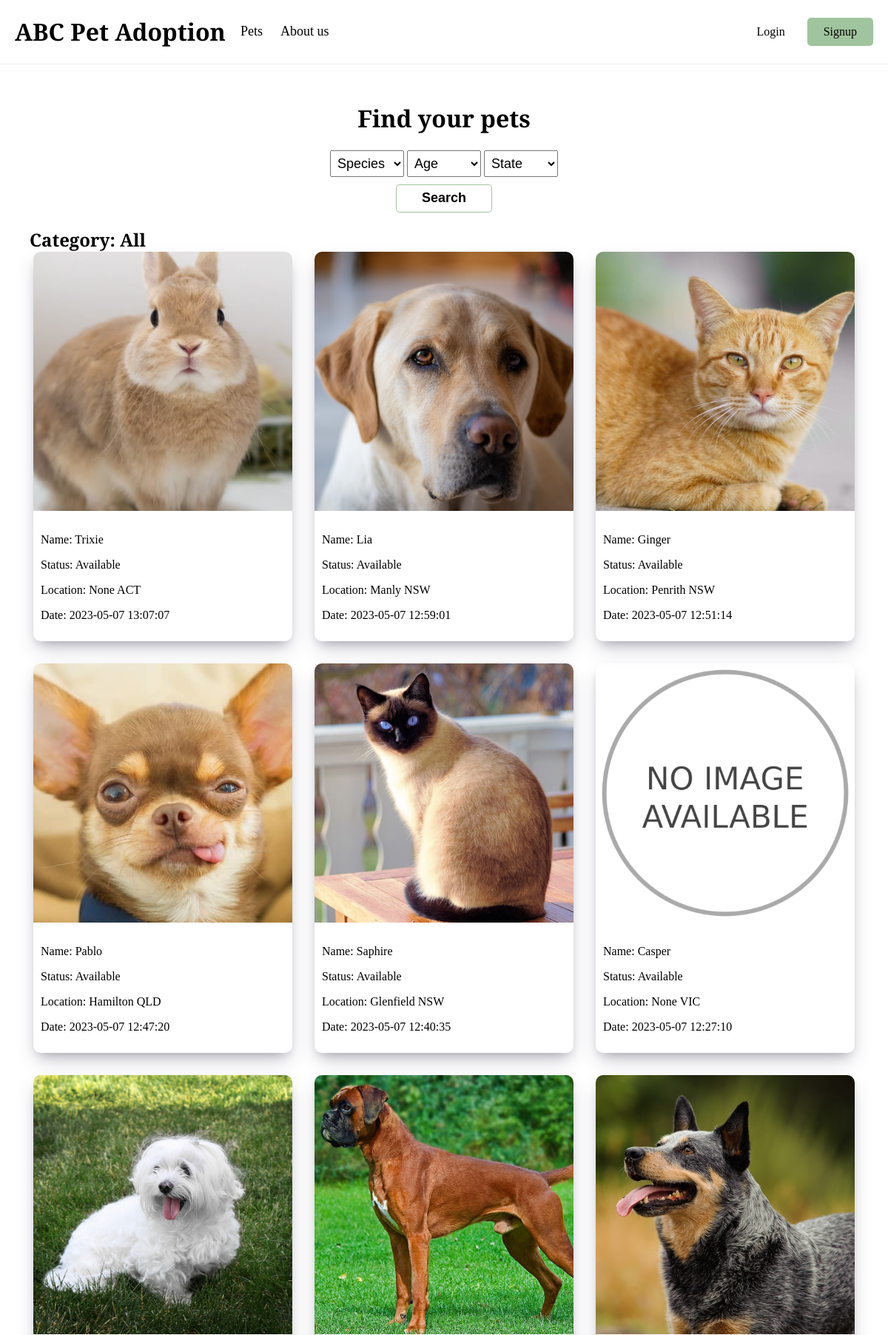
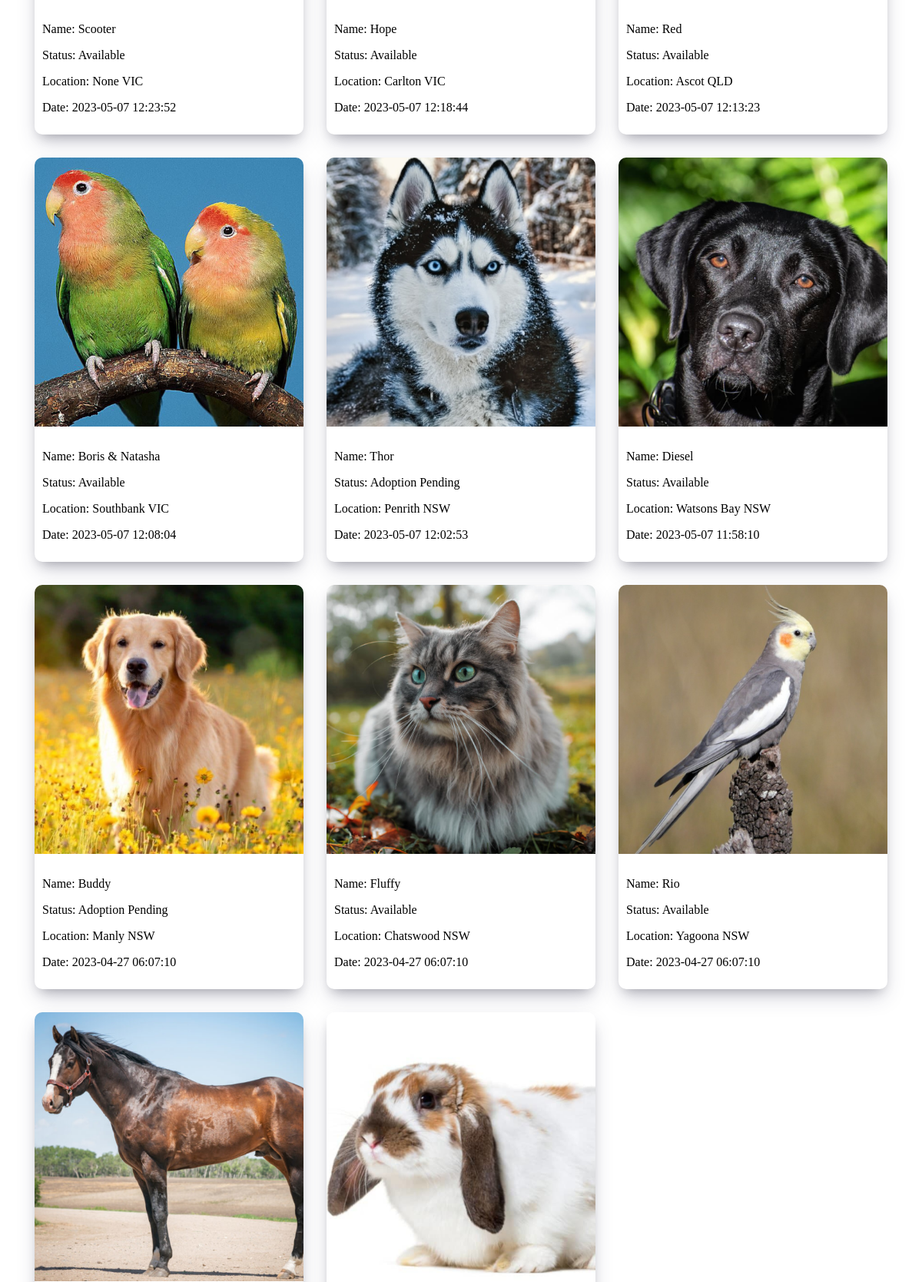
The app's page /pet-list (upper part) with its own data (2 pictures, top to bottom).
### SEF/models.py (models this page shows, shortened)
class Pet(models.Model):
    name = models.CharField(max_length=100)
    species = models.CharField(max_length=100)
    breed = models.CharField(max_length=100)
    age = models.PositiveIntegerField()
    gender = models.CharField(max_length=50)
    description = models.CharField(max_length=500)
    image_path = models.CharField(max_length=100)
    status = models.CharField(max_length=100)
    suburb = models.CharField(max_length=100)
    state = models.CharField(max_length=100)
    fee = models.PositiveIntegerField()
    date_added = models.CharField(max_length=100)

### SEF/views.py (the view, shortened to what this page needs)
# urls.py: path("pet-list", views.pet_list),
def pet_list(request):
    pets = []
    category = 'All'
    try:
        if 'specie' in request.GET:
            if request.GET["specie"].title() == "Others":
                pets = Pet.objects.all().exclude(species='Dog').exclude(species='Cat').order_by("-date_added").values()
            else:
                pets = Pet.objects.all().filter(species=request.GET["specie"].title()).order_by("-date_added").values()
            category = request.GET["specie"].title()
        elif 'state' in request.GET:
            pets = Pet.objects.all().filter(state=request.GET["state"].upper()).order_by("-date_added").values()
            category = request.GET["state"].upper()
        elif 'gender' in request.GET:
            pets = Pet.objects.all().filter(gender=request.GET["gender"].title()).order_by("-date_added").values()
            category = request.GET["gender"].title()
        else:
            pets = Pet.objects.all().order_by("-date_added").values()
        return render(
            request,
            'pet-list.html',
            context={
                'pets': pets,
                'category': f"Category: {category}"
            }
        )
    except:
        pets = Pet.objects.all().order_by("-date_added").values()
        return render(
            request,
            'pet-list.html',
            context={
                'pets': pets,
                'category': f"Category: {category}"
            }
        )

### SEF/templates/pet-list.html (shortened to what this page needs)
<!DOCTYPE html>
<html lang="en">
<head>
    {% load static %}
    <link rel="stylesheet" type="text/css" href="{% static 'css/master.css' %}">
    <link rel="stylesheet" type="text/css" href="{% static 'css/Kiyo.css' %}">
</head>
<body>
    {% include 'layout/header.html' %}
    <div id="pet-list-main">
        <form action="/search-pet" method="POST" id="search-pet" style="padding: 20px;">
            <h1>Find your pets</h1>
            <div>
                <select name="species" id="species">
                    <option selected="true" disabled="disabled">Species</option>
                </select>
                <select name="age" id="age" required>
                    <option selected="true" disabled="disabled">Age</option>
                </select>
                <select name="state" id="state" required>
                    <option selected="true" disabled="disabled">State</option>
                </select>
            </div>
            <button id="submit" type="submit">Search</button>
        </form>
        <h2 style="padding-left: 30px; max-width: 1300px; margin: auto;" >{{ category }}</h2>
        {% include 'components/pet-list-home.html' %}
    </div>
</body>
</html>

### SEF/templates/components/pet-list-home.html
<div id="pets">
    {% if not pets %}
        <h1>No result found.</h1>
    {% else %}
        {% for pet in pets %}
        <a href="/pet-detail?pet_id={{ pet.id }}" id="pet-box">
            <div id="pet-img">
                <img src="static/{{ pet.image_path }}" alt="{{ pet.name }} image">
            </div>
            <div id="pet-feature">
                <p>Name: {{ pet.name }}</p>
                <p>Status: {{ pet.status }}</p>
                <p>Location: {{ pet.suburb }} {{ pet.state }}
                <p>Date: {{ pet.date_added }}</p>
            </div>
        </a>
        {% endfor %}
    {% endif %}
</div>

### SEF/static/css/master.css (style rules this page uses)
html, body { font-family: 'Young Serif', serif; margin: 0; padding: 0; }

### SEF/static/css/Kiyo.css (style rules this page uses)
#search-pet { display: flex; flex-direction: column; justify-content: center; align-items: center; }
#search-pet select { width: 100px; height: 36px; padding: 3px 5px; font-size: 18px; cursor: pointer; }
#submit { margin-top: 10px; width: 130px; height: 38px; border-radius: 5px; border: 1px solid #A0C49D; background-color: white; cursor: pointer; font-size: 18px; font-weight: bold; }
#pets { width: 100%; display: grid; grid-template-columns: auto auto auto; flex-direction: row; justify-content: center; align-items: center; gap: 30px; }
#pet-box { width: 100%; height: 100%; display: flex; flex-direction: column; box-shadow: rgba(50, 50, 93, 0.25) 0px 13px 27px -5px, rgba(0, 0, 0, 0.3) 0px 8px 16px -8px; text-decoration: none; border-radius: 10px; color: black; overflow: hidden; }
#pet-img img { width: 350px; }
#pet-feature { padding: 10px; }
#pet-list-main { padding: 10px; }

### records on screen
Pet: image_path (picture), name "Trixie", status "Available", suburb "None", state "ACT", date_added "2023-05-07 13:07:07"
Pet: image_path (picture), name "Lia", status "Available", suburb "Manly", state "NSW", date_added "2023-05-07 12:59:01"
Pet: image_path (picture), name "Ginger", status "Available", suburb "Penrith", state "NSW", date_added "2023-05-07 12:51:14"
Pet: image_path (picture), name "Pablo", status "Available", suburb "Hamilton", state "QLD", date_added "2023-05-07 12:47:20"
Pet: image_path (picture), name "Saphire", status "Available", suburb "Glenfield", state "NSW", date_added "2023-05-07 12:40:35"
Pet: image_path (placeholder picture), name "Casper", status "Available", suburb "None", state "VIC", date_added "2023-05-07 12:27:10"
Pet: image_path (picture), name "Scooter", status "Available", suburb "None", state "VIC", date_added "2023-05-07 12:23:52"
Pet: image_path (picture), name "Hope", status "Available", suburb "Carlton", state "VIC", date_added "2023-05-07 12:18:44"
Pet: image_path (picture), name "Red", status "Available", suburb "Ascot", state "QLD", date_added "2023-05-07 12:13:23"
Pet: image_path (picture), name "Boris & Natasha", status "Available", suburb "Southbank", state "VIC", date_added "2023-05-07 12:08:04"
Pet: image_path (picture), name "Thor", status "Adoption Pending", suburb "Penrith", state "NSW", date_added "2023-05-07 12:02:53"
Pet: image_path (picture), name "Diesel", status "Available", suburb "Watsons Bay", state "NSW", date_added "2023-05-07 11:58:10"
Pet: image_path (picture), name "Buddy", status "Adoption Pending", suburb "Manly", state "NSW", date_added "2023-04-27 06:07:10"
Pet: image_path (picture), name "Fluffy", status "Available", suburb "Chatswood", state "NSW", date_added "2023-04-27 06:07:10"
Pet: image_path (picture), name "Rio", status "Available", suburb "Yagoona", state "NSW", date_added "2023-04-27 06:07:10"
Pet: image_path (picture)
Pet: image_path (picture)

### other values on screen
{{ category }} "Category: All"
